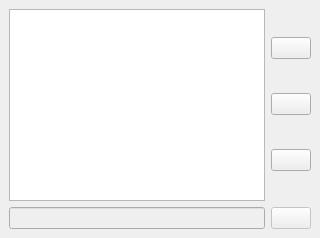
  <widget class="QDockWidget" name="dock_output">
   <property name="windowTitle">
    <string>Output</string>
   </property>
   <attribute name="dockWidgetArea">
    <number>8</number>
   </attribute>
   <widget class="QWidget" name="dockWidgetContents_4">
    <layout class="QVBoxLayout" name="verticalLayout">
     <item>
      <layout class="QHBoxLayout" name="horizontalLayout_3">
       <item>
        <widget class="QTextEdit" name="txtOutput">
         <property name="acceptDrops">
          <bool>false</bool>
         </property>
         <property name="undoRedoEnabled">
          <bool>true</bool>
         </property>
         <property name="readOnly">
          <bool>true</bool>
         </property>
         <property name="html">
          <string notr="true">&lt;!DOCTYPE HTML PUBLIC &quot;-//W3C//DTD HTML 4.0//EN&quot; &quot;http://www.w3.org/TR/REC-html40/strict.dtd&quot;&gt;
&lt;html&gt;&lt;head&gt;&lt;meta name=&quot;qrichtext&quot; content=&quot;1&quot; /&gt;&lt;style type=&quot;text/css&quot;&gt;
p, li { white-space: pre-wrap; }
&lt;/style&gt;&lt;/head&gt;&lt;body style=&quot; font-family:'MS Shell Dlg 2'; font-size:8.25pt; font-weight:400; font-style:normal;&quot;&gt;
&lt;p style=&quot;-qt-paragraph-type:empty; margin-top:0px; margin-bottom:0px; margin-left:0px; margin-right:0px; -qt-block-indent:0; text-indent:0px;&quot;&gt;&lt;br /&gt;&lt;/p&gt;&lt;/body&gt;&lt;/html&gt;</string>
         </property>
         <property name="acceptRichText">
          <bool>true</bool>
         </property>
        </widget>
       </item>
       <item>
        <layout class="QVBoxLayout" name="verticalLayout_9">
         <item>
          <widget class="QPushButton" name="btnClearOutput">
           <property name="toolTip">
            <string>Clear Output</string>
           </property>
           <property name="text">
            <string/>
           </property>
           <property name="icon">
            <iconset resource="../turing.qrc">
             <normaloff>:/action/media/log_clear.png</normaloff>:/action/media/log_clear.png</iconset>
           </property>
          </widget>
         </item>
         <item>
          <widget class="QPushButton" name="btnSaveOutput">
           <property name="toolTip">
            <string>Save Output</string>
           </property>
           <property name="text">
            <string/>
           </property>
           <property name="icon">
            <iconset resource="../turing.qrc">
             <normaloff>:/action/media/log_save.png</normaloff>:/action/media/log_save.png</iconset>
           </property>
          </widget>
         </item>
         <item>
          <widget class="QPushButton" name="btnPrintOutput">
           <property name="toolTip">
            <string>Print Output</string>
           </property>
           <property name="text">
            <string/>
           </property>
           <property name="icon">
            <iconset resource="../turing.qrc">
             <normaloff>:/action/media/print.png</normaloff>:/action/media/print.png</iconset>
           </property>
          </widget>
         </item>
        </layout>
       </item>
      </layout>
     </item>
     <item>
      <layout class="QHBoxLayout" name="horizontalLayout_2">
       <item>
        <widget class="QLineEdit" name="txtInput">
         <property name="enabled">
          <bool>false</bool>
         </property>
         <property name="readOnly">
          <bool>false</bool>
         </property>
        </widget>
       </item>
       <item>
        <widget class="QPushButton" name="btnSendInput">
         <property name="enabled">
          <bool>false</bool>
         </property>
         <property name="text">
          <string/>
         </property>
         <property name="icon">
          <iconset resource="../turing.qrc">
           <normaloff>:/action/media/accept.png</normaloff>:/action/media/accept.png</iconset>
         </property>
        </widget>
       </item>
      </layout>
     </item>
    </layout>
   </widget>
  </widget>
